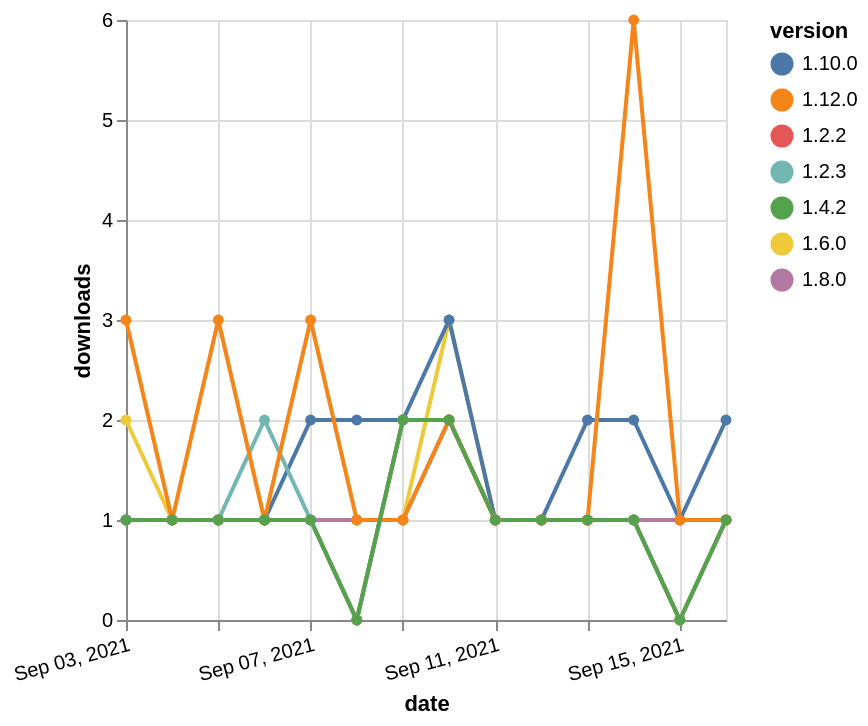

Specify this chart in Vega-Lite:
### Vega-Lite specification from a JSON file in a GitHub repository (floating-point values rounded to 4 significant figures)
{"$schema": "https://vega.github.io/schema/vega-lite/v5.json", "description": "A simple bar chart with embedded data.", "data": {"values": [{"date": "2021-09-03", "total": 259, "delta": 2, "version": "1.6.0"}, {"date": "2021-09-04", "total": 260, "delta": 1, "version": "1.6.0"}, {"date": "2021-09-05", "total": 261, "delta": 1, "version": "1.6.0"}, {"date": "2021-09-06", "total": 262, "delta": 1, "version": "1.6.0"}, {"date": "2021-09-07", "total": 263, "delta": 1, "version": "1.6.0"}, {"date": "2021-09-08", "total": 264, "delta": 1, "version": "1.6.0"}, {"date": "2021-09-09", "total": 265, "delta": 1, "version": "1.6.0"}, {"date": "2021-09-10", "total": 268, "delta": 3, "version": "1.6.0"}, {"date": "2021-09-11", "total": 269, "delta": 1, "version": "1.6.0"}, {"date": "2021-09-12", "total": 270, "delta": 1, "version": "1.6.0"}, {"date": "2021-09-13", "total": 271, "delta": 1, "version": "1.6.0"}, {"date": "2021-09-14", "total": 272, "delta": 1, "version": "1.6.0"}, {"date": "2021-09-15", "total": 272, "delta": 0, "version": "1.6.0"}, {"date": "2021-09-16", "total": 273, "delta": 1, "version": "1.6.0"}, {"date": "2021-09-03", "total": 291, "delta": 1, "version": "1.8.0"}, {"date": "2021-09-04", "total": 292, "delta": 1, "version": "1.8.0"}, {"date": "2021-09-05", "total": 293, "delta": 1, "version": "1.8.0"}, {"date": "2021-09-06", "total": 294, "delta": 1, "version": "1.8.0"}, {"date": "2021-09-07", "total": 295, "delta": 1, "version": "1.8.0"}, {"date": "2021-09-08", "total": 296, "delta": 1, "version": "1.8.0"}, {"date": "2021-09-09", "total": 297, "delta": 1, "version": "1.8.0"}, {"date": "2021-09-10", "total": 299, "delta": 2, "version": "1.8.0"}, {"date": "2021-09-11", "total": 300, "delta": 1, "version": "1.8.0"}, {"date": "2021-09-12", "total": 301, "delta": 1, "version": "1.8.0"}, {"date": "2021-09-13", "total": 302, "delta": 1, "version": "1.8.0"}, {"date": "2021-09-14", "total": 303, "delta": 1, "version": "1.8.0"}, {"date": "2021-09-15", "total": 304, "delta": 1, "version": "1.8.0"}, {"date": "2021-09-16", "total": 305, "delta": 1, "version": "1.8.0"}, {"date": "2021-09-03", "total": 710, "delta": 1, "version": "1.10.0"}, {"date": "2021-09-04", "total": 711, "delta": 1, "version": "1.10.0"}, {"date": "2021-09-05", "total": 712, "delta": 1, "version": "1.10.0"}, {"date": "2021-09-06", "total": 713, "delta": 1, "version": "1.10.0"}, {"date": "2021-09-07", "total": 715, "delta": 2, "version": "1.10.0"}, {"date": "2021-09-08", "total": 717, "delta": 2, "version": "1.10.0"}, {"date": "2021-09-09", "total": 719, "delta": 2, "version": "1.10.0"}, {"date": "2021-09-10", "total": 722, "delta": 3, "version": "1.10.0"}, {"date": "2021-09-11", "total": 723, "delta": 1, "version": "1.10.0"}, {"date": "2021-09-12", "total": 724, "delta": 1, "version": "1.10.0"}, {"date": "2021-09-13", "total": 726, "delta": 2, "version": "1.10.0"}, {"date": "2021-09-14", "total": 728, "delta": 2, "version": "1.10.0"}, {"date": "2021-09-15", "total": 729, "delta": 1, "version": "1.10.0"}, {"date": "2021-09-16", "total": 731, "delta": 2, "version": "1.10.0"}, {"date": "2021-09-03", "total": 266, "delta": 1, "version": "1.2.2"}, {"date": "2021-09-04", "total": 267, "delta": 1, "version": "1.2.2"}, {"date": "2021-09-05", "total": 268, "delta": 1, "version": "1.2.2"}, {"date": "2021-09-06", "total": 269, "delta": 1, "version": "1.2.2"}, {"date": "2021-09-07", "total": 270, "delta": 1, "version": "1.2.2"}, {"date": "2021-09-08", "total": 270, "delta": 0, "version": "1.2.2"}, {"date": "2021-09-09", "total": 272, "delta": 2, "version": "1.2.2"}, {"date": "2021-09-10", "total": 274, "delta": 2, "version": "1.2.2"}, {"date": "2021-09-11", "total": 275, "delta": 1, "version": "1.2.2"}, {"date": "2021-09-12", "total": 276, "delta": 1, "version": "1.2.2"}, {"date": "2021-09-13", "total": 277, "delta": 1, "version": "1.2.2"}, {"date": "2021-09-14", "total": 278, "delta": 1, "version": "1.2.2"}, {"date": "2021-09-15", "total": 278, "delta": 0, "version": "1.2.2"}, {"date": "2021-09-16", "total": 279, "delta": 1, "version": "1.2.2"}, {"date": "2021-09-03", "total": 292, "delta": 1, "version": "1.2.3"}, {"date": "2021-09-04", "total": 293, "delta": 1, "version": "1.2.3"}, {"date": "2021-09-05", "total": 294, "delta": 1, "version": "1.2.3"}, {"date": "2021-09-06", "total": 296, "delta": 2, "version": "1.2.3"}, {"date": "2021-09-07", "total": 297, "delta": 1, "version": "1.2.3"}, {"date": "2021-09-08", "total": 297, "delta": 0, "version": "1.2.3"}, {"date": "2021-09-09", "total": 299, "delta": 2, "version": "1.2.3"}, {"date": "2021-09-10", "total": 301, "delta": 2, "version": "1.2.3"}, {"date": "2021-09-11", "total": 302, "delta": 1, "version": "1.2.3"}, {"date": "2021-09-12", "total": 303, "delta": 1, "version": "1.2.3"}, {"date": "2021-09-13", "total": 304, "delta": 1, "version": "1.2.3"}, {"date": "2021-09-14", "total": 305, "delta": 1, "version": "1.2.3"}, {"date": "2021-09-15", "total": 305, "delta": 0, "version": "1.2.3"}, {"date": "2021-09-16", "total": 306, "delta": 1, "version": "1.2.3"}, {"date": "2021-09-03", "total": 136, "delta": 3, "version": "1.12.0"}, {"date": "2021-09-04", "total": 137, "delta": 1, "version": "1.12.0"}, {"date": "2021-09-05", "total": 140, "delta": 3, "version": "1.12.0"}, {"date": "2021-09-06", "total": 141, "delta": 1, "version": "1.12.0"}, {"date": "2021-09-07", "total": 144, "delta": 3, "version": "1.12.0"}, {"date": "2021-09-08", "total": 145, "delta": 1, "version": "1.12.0"}, {"date": "2021-09-09", "total": 146, "delta": 1, "version": "1.12.0"}, {"date": "2021-09-10", "total": 148, "delta": 2, "version": "1.12.0"}, {"date": "2021-09-11", "total": 149, "delta": 1, "version": "1.12.0"}, {"date": "2021-09-12", "total": 150, "delta": 1, "version": "1.12.0"}, {"date": "2021-09-13", "total": 151, "delta": 1, "version": "1.12.0"}, {"date": "2021-09-14", "total": 157, "delta": 6, "version": "1.12.0"}, {"date": "2021-09-15", "total": 158, "delta": 1, "version": "1.12.0"}, {"date": "2021-09-16", "total": 159, "delta": 1, "version": "1.12.0"}, {"date": "2021-09-03", "total": 241, "delta": 1, "version": "1.4.2"}, {"date": "2021-09-04", "total": 242, "delta": 1, "version": "1.4.2"}, {"date": "2021-09-05", "total": 243, "delta": 1, "version": "1.4.2"}, {"date": "2021-09-06", "total": 244, "delta": 1, "version": "1.4.2"}, {"date": "2021-09-07", "total": 245, "delta": 1, "version": "1.4.2"}, {"date": "2021-09-08", "total": 245, "delta": 0, "version": "1.4.2"}, {"date": "2021-09-09", "total": 247, "delta": 2, "version": "1.4.2"}, {"date": "2021-09-10", "total": 249, "delta": 2, "version": "1.4.2"}, {"date": "2021-09-11", "total": 250, "delta": 1, "version": "1.4.2"}, {"date": "2021-09-12", "total": 251, "delta": 1, "version": "1.4.2"}, {"date": "2021-09-13", "total": 252, "delta": 1, "version": "1.4.2"}, {"date": "2021-09-14", "total": 253, "delta": 1, "version": "1.4.2"}, {"date": "2021-09-15", "total": 253, "delta": 0, "version": "1.4.2"}, {"date": "2021-09-16", "total": 254, "delta": 1, "version": "1.4.2"}]}, "width": "container", "mark": {"type": "line", "point": {"filled": true}}, "encoding": {"x": {"field": "date", "type": "temporal", "timeUnit": "yearmonthdate", "title": "date", "axis": {"labelAngle": -15}}, "y": {"field": "delta", "type": "quantitative", "title": "downloads"}, "color": {"field": "version", "type": "nominal"}, "tooltip": {"field": "delta"}}}
